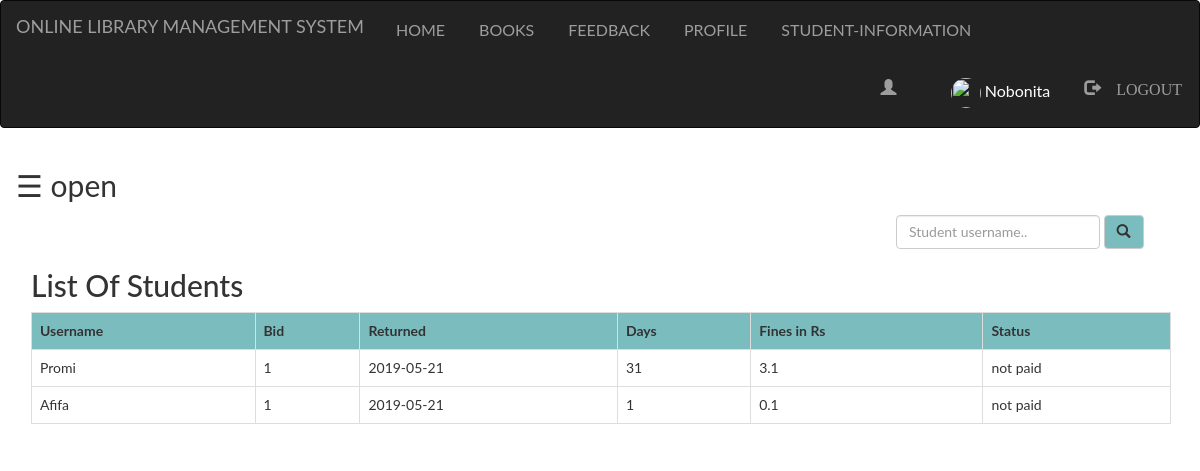
The page /Admin/fine.php (signed in) on the database as committed earlier.
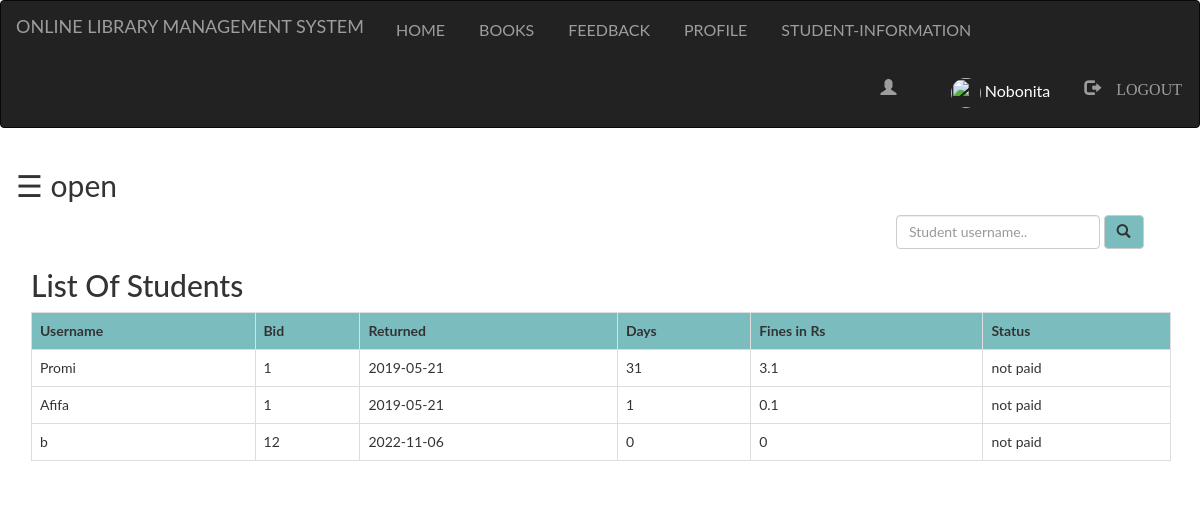
The same page on the database as committed later.
### tables this page shows
CREATE TABLE `fine` (
  `username` varchar(100) NOT NULL,
  `bid` int(100) NOT NULL,
  `returned` varchar(100) NOT NULL,
  `day` int(50) NOT NULL,
  `fine` double NOT NULL,
  `status` varchar(100) NOT NULL
);

### Admin/fine.php (the view, shortened to what this page needs)
<?php
  include "navbar.php";
?>
<!DOCTYPE html>
<html>
<head>
</head>
<body>
<div id="main">
  <span style="font-size:30px;cursor:pointer" onclick="openNav()">&#9776; open</span>
<div class="container">
	<div class="srch">
		<form class="navbar-form" method="post" name="form1">
				<input class="form-control" type="text" name="search" placeholder="Student username.." required="">
				<button style="background-color: #6db6b9e6;" type="submit" name="submit" class="btn btn-default">
					<span class="glyphicon glyphicon-search"></span>
				</button>
		</form>
	</div>
	<h2>List Of Students</h2>
	<?php
		if(isset($_POST['submit']))
		{
			$q=mysqli_query($db,"SELECT * FROM `fine` where username like '%$_POST[search]%' ");
			if(mysqli_num_rows($q)==0)
			{
				echo "Sorry! No student found with that username. Try searching again.";
			}
			else
			{
		echo "<table class='table table-bordered table-hover' >";
			echo "<tr style='background-color: #6db6b9e6;'>";
				echo "<th>"; echo " Username ";	echo "</th>";
				echo "<th>"; echo " Bid ";  echo "</th>";
				echo "<th>"; echo " Returned ";  echo "</th>";
				echo "<th>"; echo " Days ";  echo "</th>";
				echo "<th>"; echo " Fines in Rs ";  echo "</th>";
				echo "<th>"; echo " Status ";  echo "</th>";
			echo "</tr>";
			while($row=mysqli_fetch_assoc($q))
			{
				echo "<tr>";
				echo "<td>"; echo $row['username']; echo "</td>";
				echo "<td>"; echo $row['bid']; echo "</td>";
				echo "<td>"; echo $row['returned']; echo "</td>";
				echo "<td>"; echo $row['day']; echo "</td>";
				echo "<td>"; echo $row['fine']; echo "</td>";
				echo "<td>"; echo $row['status']; echo "</td>";
				echo "</tr>";
			}
		echo "</table>";
			}
		}
		else
		{
	$res=mysqli_query($db,"SELECT * FROM `fine`;");
		echo "<table class='table table-bordered table-hover' >";
			echo "<tr style='background-color: #6db6b9e6;'>";
				echo "<th>"; echo " Username ";	echo "</th>";
				echo "<th>"; echo " Bid ";  echo "</th>";
				echo "<th>"; echo " Returned ";  echo "</th>";
				echo "<th>"; echo " Days ";  echo "</th>";
				echo "<th>"; echo " Fines in Rs ";  echo "</th>";
				echo "<th>"; echo " Status ";  echo "</th>";
			echo "</tr>";
			while($row=mysqli_fetch_assoc($res))
			{
				echo "<tr>";
				echo "<td>"; echo $row['username']; echo "</td>";
				echo "<td>"; echo $row['bid']; echo "</td>";
				echo "<td>"; echo $row['returned']; echo "</td>";
				echo "<td>"; echo $row['day']; echo "</td>";
				echo "<td>"; echo $row['fine']; echo "</td>";
				echo "<td>"; echo $row['status']; echo "</td>";
				echo "</tr>";
			}
		echo "</table>";
		}
	?>
</div>
</body>
</html>

Rows that differ between the two databases and show on the page:
added fine: username "b", bid "12", returned "2022-11-06", day "0", fine "0", status "not paid"
